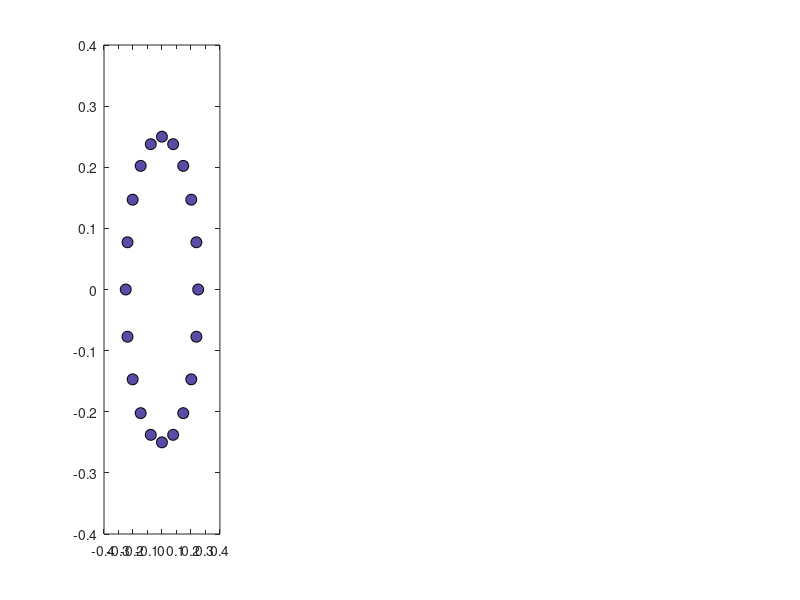

MATLAB code for this plot: (Note: this script raises an error after producing the figure.)
%% =========================================================
%  Radar Shape Classification
%  Circle | Square | Rectangle | Triangle
%
%  Each shape is modelled as a collection of point scatterers
%  placed along its edges and corners.
%
%  Physics:
%    Corners → strongest reflectors (corner reflector effect)
%    Straight edges → medium, distributed along edge
%    Curved edges  → weaker, uniformly spread around curve
%
%  Pipeline:
%    Shape geometry → IF signal → Range FFT → Angle FFT
%    → Range-Angle heatmap → labelled ML dataset
%
%  Output:
%    radar_shapes_dataset.mat  [X_train, X_val, X_test, Y_*]
%
%  Project: Radar Object Detection + ML (Junior IW)
%% =========================================================

clear; clc; close all;

%% =========================================================
%  SECTION 1: RADAR PARAMETERS
%% =========================================================

c        = 3e8;
fc       = 77e9;
lambda   = c / fc;

B        = 4e9;
Tc       = 40e-6;
S        = B / Tc;

Fs       = 4e6;
N_s      = round(Fs * Tc);

N_ant    = 4;
D        = lambda / 2;

d_res  = c / (2*B);
d_max  = (Fs*c) / (2*S);

fprintf('===== Radar Parameters =====\n');
fprintf('Range res : %.2f cm\n', d_res*100);
fprintf('Max range : %.2f m\n',  d_max);
fprintf('============================\n\n');

%% =========================================================
%  SECTION 2: FFT PARAMETERS AND AXES
%% =========================================================

NFFT_r = 512;
NFFT_a = 256;

% Full range axis — complex signal, no half-cut
f_ax       = (0:NFFT_r-1) * (Fs/NFFT_r);
range_axis = (f_ax * c) / (2*S);

% Angle axis
omega_a    = linspace(-pi, pi, NFFT_a);
sin_theta  = (lambda * omega_a) / (2*pi*D);
valid_a    = abs(sin_theta) <= 1;
ang_axis   = NaN(1, NFFT_a);
ang_axis(valid_a) = rad2deg(asin(sin_theta(valid_a)));

%% =========================================================
%  SECTION 3: SHAPE DEFINITIONS
%
%  Each shape defined as [x_local, y_local, amplitude]
%  in local coordinates centred on the shape's centroid.
%  Size parameter controls the overall scale (metres).
%
%  Physical justification for amplitudes:
%    Corner reflector (90-deg angle) → amp = 1.0
%    Flat edge (specular return)     → amp = 0.60
%    Curved surface                  → amp = 0.35
%
%  All shapes sized at ~0.5m — visible at 4GHz bandwidth
%  (range res = 3.75cm, so features > 5cm are resolvable)
%% =========================================================

function sc = make_circle(radius, N_points)
    % Uniformly distributed points around circumference
    % No corners → uniform amplitude around the ring
    angles = linspace(0, 2*pi, N_points+1);
    angles = angles(1:end-1);   % remove duplicate endpoint
    x   = radius * cos(angles);
    y   = radius * sin(angles);
    amp = 0.35 * ones(N_points, 1);   % curved surface, moderate
    sc  = [x(:), y(:), amp];
end

function sc = make_square(side)
    % 4 strong corner reflectors + edge points
    h = side/2;
    N_edge = 6;   % points per edge (excluding corners)

    % Corners — very strong (corner reflector geometry)
    corners = [-h, -h, 1.00;
                h, -h, 1.00;
                h,  h, 1.00;
               -h,  h, 1.00];

    % Edge points — moderate amplitude
    e = linspace(-h, h, N_edge+2);
    e = e(2:end-1);   % exclude corners already defined

    bottom = [e(:),          -h*ones(N_edge,1), 0.60*ones(N_edge,1)];
    top    = [e(:),           h*ones(N_edge,1), 0.60*ones(N_edge,1)];
    left   = [-h*ones(N_edge,1), e(:),          0.60*ones(N_edge,1)];
    right  = [ h*ones(N_edge,1), e(:),          0.60*ones(N_edge,1)];

    sc = [corners; bottom; top; left; right];
end

function sc = make_rectangle(width, height)
    % Like square but different width and height
    % Asymmetry in range-angle signature encodes aspect ratio
    hw = width/2;
    hh = height/2;
    N_edge_w = 8;   % more points along longer dimension
    N_edge_h = 4;

    % Corners
    corners = [-hw, -hh, 1.00;
                hw, -hh, 1.00;
                hw,  hh, 1.00;
               -hw,  hh, 1.00];

    % Edge points
    ew = linspace(-hw, hw, N_edge_w+2); ew = ew(2:end-1);
    eh = linspace(-hh, hh, N_edge_h+2); eh = eh(2:end-1);

    bottom = [ew(:), -hh*ones(N_edge_w,1), 0.60*ones(N_edge_w,1)];
    top    = [ew(:),  hh*ones(N_edge_w,1), 0.60*ones(N_edge_w,1)];
    left   = [-hw*ones(N_edge_h,1), eh(:), 0.60*ones(N_edge_h,1)];
    right  = [ hw*ones(N_edge_h,1), eh(:), 0.60*ones(N_edge_h,1)];

    sc = [corners; bottom; top; left; right];
end

function sc = make_triangle(side)
    % Equilateral triangle — 3 corners + 3 edges
    % 3-peak pattern is uniquely triangular
    h_tri = side * sqrt(3)/2;
    cx    = 0;
    cy    = -h_tri/3;   % centroid offset

    % Vertices
    v1 = [  0,             2*h_tri/3 + cy];
    v2 = [ -side/2,       -h_tri/3  + cy];
    v3 = [  side/2,       -h_tri/3  + cy];

    corners = [v1, 1.00;
               v2, 1.00;
               v3, 1.00];

    N_edge = 6;
    t = linspace(0, 1, N_edge+2); t = t(2:end-1);

    % Interpolate points along each edge
    edge1 = [(1-t')*v1(1) + t'*v2(1),  (1-t')*v1(2) + t'*v2(2),  0.60*ones(N_edge,1)];
    edge2 = [(1-t')*v2(1) + t'*v3(1),  (1-t')*v2(2) + t'*v3(2),  0.60*ones(N_edge,1)];
    edge3 = [(1-t')*v3(1) + t'*v1(1),  (1-t')*v3(2) + t'*v1(2),  0.60*ones(N_edge,1)];

    sc = [corners; edge1; edge2; edge3];
end

% Instantiate shapes — all ~0.5m scale, well within radar resolution
shapes(1).name       = 'Circle';
shapes(1).label      = 1;
shapes(1).color      = [0.20 0.60 1.00];
shapes(1).scatterers = make_circle(0.25, 20);   % radius=0.25m, 20 points

shapes(2).name       = 'Square';
shapes(2).label      = 2;
shapes(2).color      = [1.00 0.40 0.10];
shapes(2).scatterers = make_square(0.50);        % 0.5m × 0.5m

shapes(3).name       = 'Rectangle';
shapes(3).label      = 3;
shapes(3).color      = [0.20 0.80 0.20];
shapes(3).scatterers = make_rectangle(0.70, 0.30); % 0.7m wide × 0.3m tall

shapes(4).name       = 'Triangle';
shapes(4).label      = 4;
shapes(4).color      = [0.80 0.20 0.80];
shapes(4).scatterers = make_triangle(0.50);      % equilateral, 0.5m side

N_classes = length(shapes);

fprintf('===== Shape Definitions =====\n');
for i = 1:N_classes
    fprintf('  %d. %-12s — %d scatterers\n', ...
            i, shapes(i).name, size(shapes(i).scatterers,1));
end
fprintf('=============================\n\n');

%% =========================================================
%  SECTION 4: HELPER — Place and Rotate Scatterers
%% =========================================================

function world_sc = place_shape(scatterers, rx, ry, angle_deg)
    R        = [cosd(angle_deg), -sind(angle_deg);
                sind(angle_deg),  cosd(angle_deg)];
    xy       = scatterers(:,1:2);
    amp      = scatterers(:,3);
    xy_rot   = (R * xy.').' ;
    world_xy = xy_rot + repmat([rx, ry], size(xy,1), 1);
    world_sc = [world_xy, amp];
end

%% =========================================================
%  SECTION 5: HELPER — Generate Range-Angle Map
%% =========================================================

function RA_map = generate_RA_map(world_sc, rp)
    t  = (0:rp.N_s-1).' / rp.Fs;
    IF = zeros(rp.N_s, rp.N_ant);

    for s = 1:size(world_sc,1)
        sx  = world_sc(s,1);
        sy  = world_sc(s,2);
        amp = world_sc(s,3);

        d     = sqrt(sx^2 + sy^2);
        theta = atan2d(sx, sy);

        if d < 0.1 || d > rp.d_max
            continue;
        end

        f_beat     = rp.S * (2*d) / rp.c;
        phi_r      = (4*pi*rp.fc*d) / rp.c;
        phi_a_base = (2*pi/rp.lambda) * rp.D * sind(theta);

        for n = 1:rp.N_ant
            phi_a  = phi_a_base * (n-1);
            signal = amp * exp(1j*(2*pi*f_beat*t + phi_r + phi_a));
            IF(:,n) = IF(:,n) + signal;
        end
    end

    % Noise
    noise_amp = 10^(-rp.snr_db/20);
    IF = IF + noise_amp*(randn(size(IF)) + 1j*randn(size(IF)));

    % Hanning window — suppresses range sidelobes
    win = hanning(rp.N_s);
    IF  = IF .* win;

    % Range FFT — full spectrum (complex signal)
    rng_fft = fft(IF, rp.NFFT_r, 1);

    % Angle FFT across antennas
    ang_fft = fftshift(fft(rng_fft, rp.NFFT_a, 2), 2);
    RA_map  = abs(ang_fft);   % [NFFT_r × NFFT_a]
end

%% =========================================================
%  SECTION 6: VISUALISE SHAPE GEOMETRIES
%  Show the actual scatterer layout of each shape
%  so you can see the physical model before the radar sees it
%% =========================================================

figure('Name','Shape Geometries — Scatterer Layouts', ...
       'NumberTitle','off','Color','w','Position',[50 500 1100 280]);

for i = 1:N_classes
    subplot(1, N_classes, i);
    sc = shapes(i).scatterers;
    % scatter(sc(:,1), sc(:,2), 80*sc(:,3)*200, ...
    %         sc(:,3), 'filled');
    for j = 1:size(sc,1)
    plot(sc(j,1), sc(j,2), 'o', ...
         'MarkerSize',  8, ...
         'MarkerFaceColor', [sc(j,3), 0.3, 1-sc(j,3)], ...
         'MarkerEdgeColor', 'k');
    hold on;
    end
    colormap(gca, 'hot');
    clim([0 1]);
    axis equal; grid on;
    xlabel('x (m)'); ylabel('y (m)');
    title(shapes(i).name, 'FontSize', 12, 'FontWeight', 'bold', ...
          'Color', shapes(i).color);
    xlim([-0.5 0.5]); ylim([-0.5 0.5]);
    cb = colorbar; cb.Label.String = 'Amplitude';

    % Annotate corner vs edge
    for j = 1:size(sc,1)
        if sc(j,3) >= 0.9
            text(sc(j,1)+0.03, sc(j,2)+0.03, 'C', ...
                 'FontSize',7,'Color','white','FontWeight','bold');
        end
    end
end
sgtitle('Physical Scatterer Models  |  C = Corner Reflector (strongest)', ...
        'FontSize',12,'FontWeight','bold');

%% =========================================================
%  SECTION 7: CANONICAL RANGE-ANGLE HEATMAPS
%  One per shape — 0° orientation, 4m range, 30dB SNR
%  Y-axis zoomed to object region for clarity
%% =========================================================

% Pack radar params
rp.c      = c;       rp.fc     = fc;     rp.lambda = lambda;
rp.S      = S;       rp.Fs     = Fs;     rp.N_s    = N_s;
rp.N_ant  = N_ant;   rp.D      = D;      rp.d_max  = d_max;
rp.NFFT_r = NFFT_r;  rp.NFFT_a = NFFT_a;
rp.snr_db = 10;

obj_range = 4.0;   % metres — safely within d_max = 6m
zoom_half = 0.8;   % metres to show above/below object
y_lo      = obj_range - zoom_half;
y_hi      = obj_range + zoom_half;

figure('Name','Canonical Range-Angle Heatmaps — All Shapes', ...
       'NumberTitle','off','Color','w','Position',[50 150 1300 380]);

for i = 1:N_classes
    world_sc = place_shape(shapes(i).scatterers, 0, obj_range, 0);
    RA       = generate_RA_map(world_sc, rp);
    RA_dB    = 20*log10(RA / max(RA(:)) + eps);

    subplot(1, N_classes, i);
    imagesc(ang_axis, range_axis, RA_dB);
    colormap('jet'); clim([-40 0]);
    set(gca,'YDir','normal');
    xlim([-60 60]);
    ylim([y_lo y_hi]);

    cb = colorbar; cb.Label.String = 'dB';
    xlabel('Angle (degrees)', 'FontSize', 10);
    ylabel('Range (m)',       'FontSize', 10);
    title(shapes(i).name, 'FontSize', 13, 'FontWeight', 'bold', ...
          'Color', shapes(i).color);

    hold on;
    plot(0, obj_range, 'w+', 'MarkerSize', 12, 'LineWidth', 2);
end

sgtitle(sprintf('Range-Angle Signatures  |  Range=%.0fm  |  0°  |  30dB SNR', obj_range), ...
        'FontSize', 12, 'FontWeight','bold');

% %% =========================================================
% %  SECTION 8: ORIENTATION EFFECT
% %  Rotate each shape through 0, 45, 90, 135 degrees
% %  Circle should be invariant. Others change dramatically.
% %% =========================================================
% 
% orientations = [0, 45, 90, 135];
% 
% figure('Name','Orientation Effect — All Shapes', ...
%        'NumberTitle','off','Color','w','Position',[50 50 1300 780]);
% 
% for i = 1:N_classes
%     for j = 1:4
%         subplot(N_classes, 4, (i-1)*4 + j);
% 
%         world_sc = place_shape(shapes(i).scatterers, 0, obj_range, orientations(j));
%         RA       = generate_RA_map(world_sc, rp);
%         RA_dB    = 20*log10(RA / max(RA(:)) + eps);
% 
%         imagesc(ang_axis, range_axis, RA_dB);
%         colormap('jet'); clim([-40 0]);
%         set(gca,'YDir','normal');
%         xlim([-60 60]);
%         ylim([y_lo y_hi]);
% 
%         if j == 1
%             ylabel(sprintf('%s\nRange(m)', shapes(i).name), ...
%                    'FontSize',9,'Color',shapes(i).color,'FontWeight','bold');
%         else
%             ylabel('');
%         end
%         if i == N_classes
%             xlabel('Angle (deg)','FontSize',9);
%         end
%         title(sprintf('%d°', orientations(j)),'FontSize',10);
%         hold on;
%         plot(0, obj_range, 'w+','MarkerSize',8,'LineWidth',1.8);
%     end
% end
% 
% sgtitle('How Shape Signatures Change with Orientation', ...
%         'FontSize',13,'FontWeight','bold');

%% =========================================================
%  SECTION 9: DATASET GENERATION
%
%  Variation axes:
%    Orientations : 0° to 350° in 10° steps  → 36
%    Ranges       : 2, 3, 4, 5 m             → 4
%    Lateral pos  : -1, 0, +1 m              → 3
%    SNR levels   : 15, 25, 35 dB            → 3
%
%  Total: 36 × 4 × 3 × 3 = 1,296 per class
%         1,296 × 4 classes = 5,184 total
%% =========================================================

orientations_ds = 0 : 10 : 350;
ranges_ds       = [2.0, 3.0, 4.0, 5.0];
lateral_ds      = [-1.0, 0.0, 1.0];
snr_ds          = [5, 10, 15];

samples_per_class = length(orientations_ds) * length(ranges_ds) * ...
                    length(lateral_ds) * length(snr_ds);
total_samples     = samples_per_class * N_classes;

fprintf('===== Dataset Generation =====\n');
fprintf('Orientations : %d  (0 to 350 deg, step 10)\n', length(orientations_ds));
fprintf('Ranges       : %d  (2, 3, 4, 5 m)\n', length(ranges_ds));
fprintf('Lateral pos  : %d  (-1, 0, +1 m)\n', length(lateral_ds));
fprintf('SNR levels   : %d  (15, 25, 35 dB)\n', length(snr_ds));
fprintf('Per class    : %d samples\n', samples_per_class);
fprintf('Total        : %d samples\n', total_samples);
fprintf('==============================\n\n');

% Pre-allocate
X = zeros(total_samples, NFFT_r, NFFT_a, 'single');
Y = zeros(total_samples, 1, 'uint8');

sample_idx = 0;
tic;

for i = 1:N_classes
    shape = shapes(i);
    fprintf('Generating class %d (%s)...', shape.label, shape.name);

    for ori = orientations_ds
        for rng = ranges_ds
            for lat = lateral_ds
                for snr = snr_ds

                    % World position
                    rx = lat;
                    ry = sqrt(max(rng^2 - lat^2, 0.01));

                    rp.snr_db = snr;
                    world_sc  = place_shape(shape.scatterers, rx, ry, ori);
                    RA        = generate_RA_map(world_sc, rp);

                    % Normalise to [0,1]
                    RA = single(RA / (max(RA(:)) + eps));

                    sample_idx = sample_idx + 1;
                    X(sample_idx,:,:) = RA;
                    Y(sample_idx)     = uint8(shape.label);
                end
            end
        end
    end
    fprintf(' done (%d samples)\n', samples_per_class);
end

elapsed = toc;
fprintf('\nGenerated %d samples in %.1f seconds\n\n', sample_idx, elapsed);

%% =========================================================
%  SECTION 10: TRAIN / VAL / TEST SPLIT
%  Stratified 70 / 15 / 15
%% =========================================================

fprintf('===== Splitting Dataset =====\n');

train_ratio = 0.70;
val_ratio   = 0.15;

train_idx = [];
val_idx   = [];
test_idx  = [];

randstate = RandStream('mt19937ar','Seed',42);

for cls = 1:N_classes
    cls_idx = find(Y == cls);
    cls_idx = cls_idx(randperm(randstate, length(cls_idx)));

    n       = length(cls_idx);
    n_train = round(n * train_ratio);
    n_val   = round(n * val_ratio);

    train_idx = [train_idx; cls_idx(1:n_train)];
    val_idx   = [val_idx;   cls_idx(n_train+1 : n_train+n_val)];
    test_idx  = [test_idx;  cls_idx(n_train+n_val+1 : end)];
end

X_train = X(train_idx,:,:);  Y_train = Y(train_idx);
X_val   = X(val_idx,  :,:);  Y_val   = Y(val_idx);
X_test  = X(test_idx, :,:);  Y_test  = Y(test_idx);

fprintf('Train : %d samples\n', length(train_idx));
fprintf('Val   : %d samples\n', length(val_idx));
fprintf('Test  : %d samples\n', length(test_idx));

%% =========================================================
%  SECTION 11: SAVE DATASET
%% =========================================================

% Class name map — for Python loading
class_names = {shapes.name};

save('radar_shapes_dataset.mat', ...
     'X_train','Y_train', ...
     'X_val',  'Y_val',   ...
     'X_test', 'Y_test',  ...
     'range_axis','ang_axis', ...
     'class_names','N_classes', ...
     'NFFT_r','NFFT_a');

fprintf('\n===== Saved: radar_shapes_dataset.mat =====\n');
fprintf('X shape : [N x %d x %d]  (Range-Angle maps)\n', NFFT_r, NFFT_a);
fprintf('Y shape : [N x 1]         (labels: 1=Circle 2=Square 3=Rectangle 4=Triangle)\n');
fprintf('\nClass map:\n');
for i = 1:N_classes
    fprintf('  %d = %s\n', shapes(i).label, shapes(i).name);
end
fprintf('===========================================\n\n');

% %% =========================================================
% %  SECTION 12: DATASET STATISTICS PLOT
% %% =========================================================
% 
% figure('Name','Dataset Statistics','NumberTitle','off', ...
%        'Color','w','Position',[400 300 600 380]);
% 
% counts = histcounts(Y, 1:N_classes+1);
% clrs   = vertcat(shapes.color);
% b = bar(1:N_classes, counts, 'FaceColor','flat');
% b.CData = clrs;
% xticks(1:N_classes);
% xticklabels({shapes.name});
% ylabel('Samples'); title(sprintf('Dataset: %d Total | %d Classes', total_samples, N_classes));
% grid on;
% for i = 1:N_classes
%     text(i, counts(i)+5, num2str(counts(i)), ...
%          'HorizontalAlignment','center','FontWeight','bold','FontSize',10);
% end

%% =========================================================
%  SECTION 13: PYTHON LOADING INSTRUCTIONS (printed)
%% =========================================================

fprintf('===== Loading in Python / PyTorch =====\n');
fprintf('\nimport scipy.io\n');
fprintf('import numpy as np\n');
fprintf('import torch\n\n');
fprintf('data    = scipy.io.loadmat(''radar_shapes_dataset.mat'')\n');
fprintf('X_train = data[''X_train'']   # [N x %d x %d]\n', NFFT_r, NFFT_a);
fprintf('Y_train = data[''Y_train''].flatten() - 1  # 0-indexed for PyTorch\n\n');
fprintf('# Add channel dim for CNN: [N x 1 x %d x %d]\n', NFFT_r, NFFT_a);
fprintf('X_train = np.expand_dims(X_train, axis=1)\n');
fprintf('X_train_t = torch.tensor(X_train, dtype=torch.float32)\n');
fprintf('Y_train_t = torch.tensor(Y_train, dtype=torch.long)\n');
fprintf('=======================================\n');
